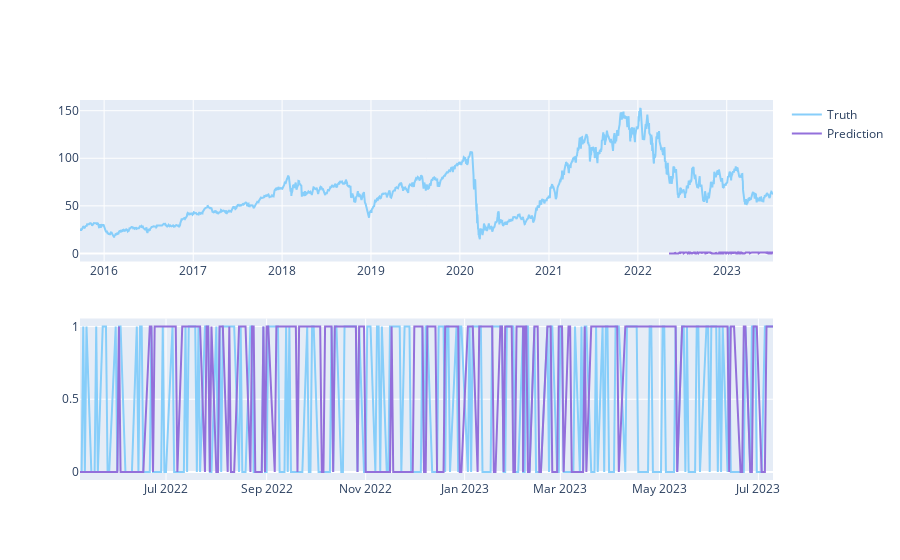

Notebook code for this chart:
### Code cell
predicted_prices = df.loc[test_split_idx+1:].copy()
predicted_prices['Close'] = y_pred

fig = make_subplots(rows=2, cols=1)
fig.add_trace(go.Scatter(x=df.Date, y=df.Close,
                         name='Truth',
                         marker_color='LightSkyBlue'), row=1, col=1)

fig.add_trace(go.Scatter(x=predicted_prices.Date,
                         y=predicted_prices.Close,
                         name='Prediction',
                         marker_color='MediumPurple'), row=1, col=1)

fig.add_trace(go.Scatter(x=predicted_prices.Date,
                         y=y_test,
                         name='Truth',
                         marker_color='LightSkyBlue',
                         showlegend=False), row=2, col=1)

fig.add_trace(go.Scatter(x=predicted_prices.Date,
                         y=y_pred,
                         name='Prediction',
                         marker_color='MediumPurple',
                         showlegend=False), row=2, col=1)

fig.show()

### Figure 1 — Plotly figure (JSON) as saved in the notebook; plotly's stock layout.template omitted (floating-point values rounded to 4 significant figures; data arrays with more than 128 entries replaced by an {"elided": "..."} marker saying what was removed)
{"data": [{"marker": {"color": "LightSkyBlue"}, "name": "Truth", "type": "scatter", "x": {"elided": "1962 str values"}, "xaxis": "x", "y": {"elided": "1962 float values"}, "yaxis": "y"}, {"marker": {"color": "MediumPurple"}, "name": "Prediction", "type": "scatter", "x": {"elided": "294 str values"}, "xaxis": "x", "y": {"elided": "294 int values"}, "yaxis": "y"}, {"marker": {"color": "LightSkyBlue"}, "name": "Truth", "showlegend": false, "type": "scatter", "x": {"elided": "294 str values"}, "xaxis": "x2", "y": {"elided": "294 int values"}, "yaxis": "y2"}, {"marker": {"color": "MediumPurple"}, "name": "Prediction", "showlegend": false, "type": "scatter", "x": {"elided": "294 str values"}, "xaxis": "x2", "y": {"elided": "294 int values"}, "yaxis": "y2"}], "layout": {"xaxis": {"anchor": "y", "domain": [0, 1]}, "xaxis2": {"anchor": "y2", "domain": [0, 1]}, "yaxis": {"anchor": "x", "domain": [0.575, 1]}, "yaxis2": {"anchor": "x2", "domain": [0, 0.425]}}}
